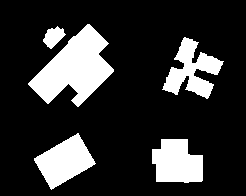
#> input picture Aula_12/img5.png, 246 x 196 px, found by its file name
$ python 3.py
#> lines starting #> are read from the running program, lines starting #| are printed output that depends on the picture; after the words box and inside, x2 and y2 are one past the last pixel; in counts of white or black regions, pixels touching at a corner belong together
import cv2
import numpy as np
import matplotlib.pyplot as plt

image = cv2.imread("Aula_12/img5.png", cv2.IMREAD_GRAYSCALE)
#> image: shape (196, 246); 19.3% white; 5 white regions, box (x1, y1, x2, y2) and area: (28, 24, 114, 107) 3600, (34, 133, 96, 190) 1856, (152, 139, 203, 183) 1797, (162, 37, 224, 99) 1734, (43, 26, 66, 49) 302

# Utilizei o operador Canny para detectar bordas
edges = cv2.Canny(image, 100, 200)  # Ajuste os valores de limiar conforme necessário
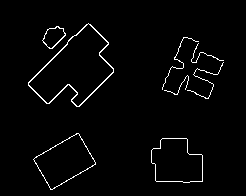
#> edges: shape (196, 246); 2.3% white in thin lines or dots, all inside (x1, y1, x2, y2) = (28, 23, 224, 190)


plt.figure(figsize=(9, 3))

plt.subplot(1, 2, 1)
plt.imshow(image, cmap='gray')
plt.title('Imagem Original')
plt.axis('off')

plt.subplot(1, 2, 2)
plt.imshow(edges, cmap='gray')
plt.title('Bordas Detectadas (Canny)')
plt.axis('off')

plt.show()
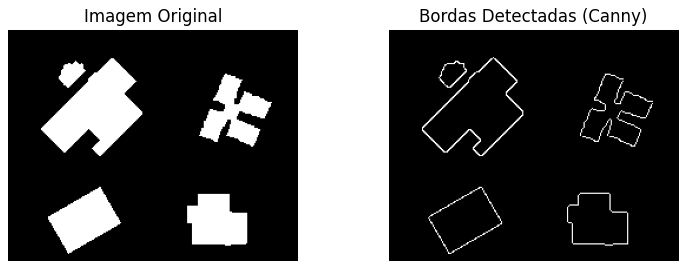
#> figure drawn by matplotlib, 2 panels

$ run again, with Aula_12/img2.png copied over Aula_12/img5.png
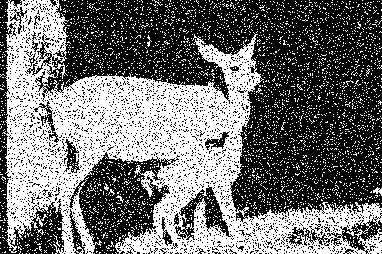
#> input picture Aula_12/img2.png, 382 x 254 px, found by its file name
#> image: shape (254, 382); 43.9% white; 3669 white regions (3663 under 20 px), largest, box (x1, y1, x2, y2) and area: (2, 0, 382, 254) 35852, (36, 214, 48, 227) 48, (373, 187, 382, 196) 42, (147, 35, 152, 47) 23, (104, 183, 109, 191) 21, (116, 195, 124, 203) 21
#> `edges = cv2.Canny(image, 100, 200)`:
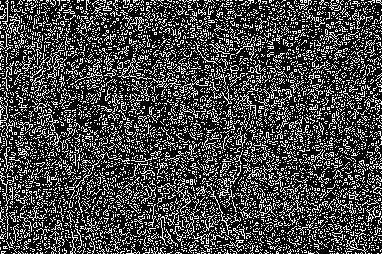
#> edges: shape (254, 382); 26.7% white in thin lines or dots
#> `plt.show()`:
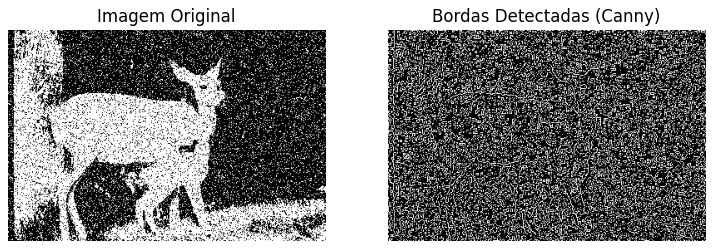
#> figure drawn by matplotlib, 2 panels

$ run again, with Aula_12/img3.png copied over Aula_12/img5.png
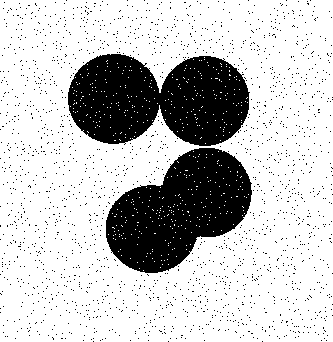
#> input picture Aula_12/img3.png, 333 x 342 px, found by its file name
#> image: shape (342, 333); 77.2% white; 1924 black regions (1922 under 20 px), largest, box (x1, y1, x2, y2) and area: (68, 54, 250, 146) 12495, (106, 148, 252, 273) 11375
#> `edges = cv2.Canny(image, 100, 200)`:
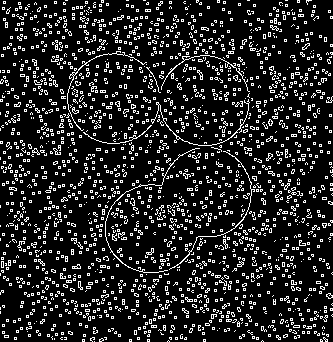
#> edges: shape (342, 333); 14.6% white in thin lines or dots
#> `plt.show()`:
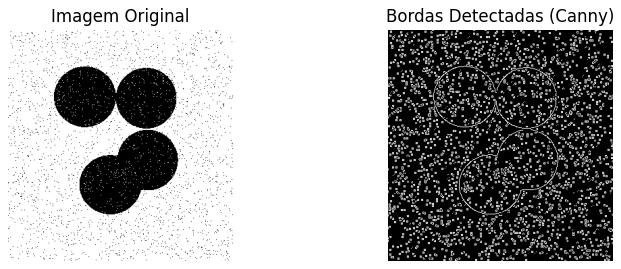
#> figure drawn by matplotlib, 2 panels
